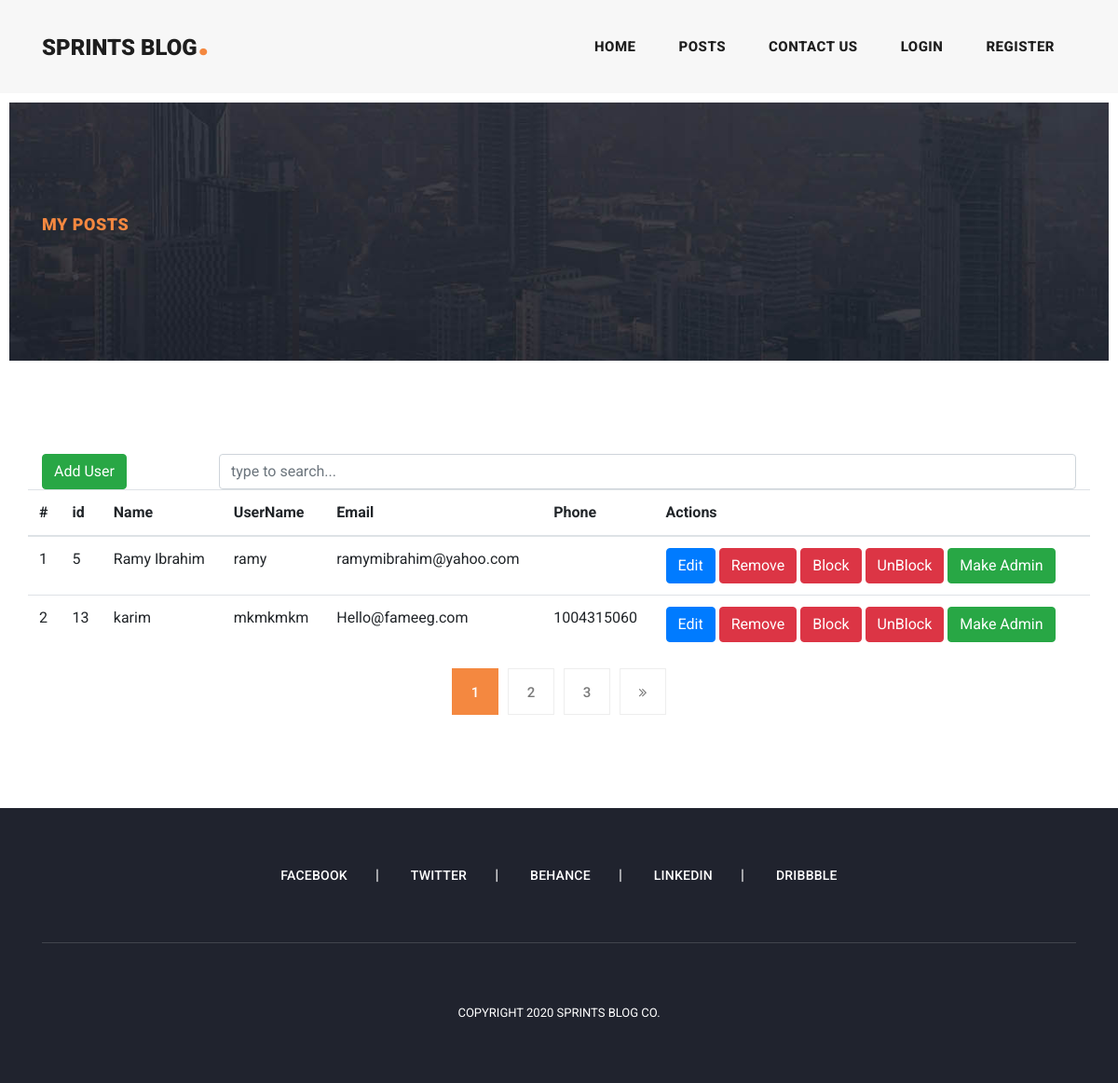
The app's page /admin/index.php with its own data.
### tables this page shows
CREATE TABLE `users` (
  `id` bigint(20) UNSIGNED NOT NULL,
  `name` varchar(500) NOT NULL,
  `username` varchar(255) NOT NULL,
  `password` varchar(255) NOT NULL,
  `email` varchar(255) NOT NULL,
  `phone` varchar(50) DEFAULT NULL,
  `type` tinyint(4) NOT NULL DEFAULT 0,
  `active` tinyint(1) NOT NULL DEFAULT 1
);

### logic/posts.php (called while the page is built, shortened)
<?php
require_once(BASE_PATH . '/dal/basic_dal.php');
function getUsers($page_size, $page = 1, $q = null, $order_field = "name", $order_by = "desc")
{
    $offset = ($page - 1) * $page_size;
    $sql = "SELECT id,name,username,email,phone FROM users ORDER BY $order_field $order_by limit $offset,$page_size ";
    $users =  getRows($sql);
    return $users;
}
function getUsersCount()
{
    $sql = "SELECT count(0)  FROM users";
    return  getRows($sql);
}

### dal/basic_dal.php (called while the page is built, shortened)
<?php
function getConnection()
{
    $conn = mysqli_connect('localhost', 'root', '', 'blog');
    mysqli_query($conn, "SET CHARACTER SET utf-8");
    return $conn;
}
function getRows($sql, $types = null, $vals = null)
{
    $results = [];
    $conn = getConnection();
    if ($conn) {
        if ($types && $vals) {
            $stmt = mysqli_prepare($conn, $sql);
            mysqli_stmt_bind_param($stmt, $types, ...$vals);
            mysqli_stmt_execute($stmt);
            $query = mysqli_stmt_get_result($stmt);
            mysqli_stmt_close($stmt);
        } else {
            $query = mysqli_query($conn, $sql);
        }
        while (($row = mysqli_fetch_assoc($query)) != null) {
            array_push($results, $row);
        }
    }
    return $results;
}

### admin/index.php (the view, shortened to what this page needs)
<?php
require_once(BASE_PATH . '/logic/posts.php');
require_once(BASE_PATH . '/layout/header.php');
$page = isset($_REQUEST['page']) ? $_REQUEST['page'] : 1;
$page_size = 2;
$order_field = isset($_REQUEST['order_field']) ? $_REQUEST['order_field'] : 'id';
$order_by = isset($_REQUEST['order_by']) ? $_REQUEST['order_by'] : 'asc';
$q = isset($_REQUEST['q']) ? $_REQUEST['q'] : '';
function getUrl($page, $q, $order_field, $order_by)
{
    return "index.php?page=$page&q=$q&order_field=$order_field&order_by=$order_by";
}
$users = getUsers($page_size,$page,$q,$order_field, $order_by);
$count = getUsersCount();
$page_count = ceil($count[0]['count(0)'] / $page_size);
?>
<div class="heading-page header-text">
    <section class="page-heading">
        <div class="container">
            <div class="row">
                <div class="col-lg-12">
                    <div class="text-content">
                        <h4>My Posts</h4>
                    </div>
                </div>
            </div>
        </div>
    </section>
</div>
<section class="blog-posts">
    <div class="container">
        <div class="row">
            <div class="col-lg-12">
                <div class="all-blog-posts">
                    <div class="row">
                        <div class="col-md-2"><a href="addUser.php" class="btn btn-success">Add User</a></div>
                        <div class="col-md-10">
                            <div class="sidebar-item search">
                                <form id="search_form" name="gs" method="GET" action="">
                                    <input type="text" class="form-control" value="<?= isset($_REQUEST['q']) ? $_REQUEST['q'] : '' ?>" name="q" class="searchText" placeholder="type to search..." autocomplete="on">
                                </form>
                            </div>
                        </div>
                        <table class="table">
                            <thead>
                                <tr>
                                    <th>#</th>
                                    <th>id</th>
                                    <th>Name</th>
                                    <th>UserName</th>
                                    <th>Email</th>
                                    <th>Phone</th>
                                    <th>Actions</th>
                                </tr>
                            </thead>
                            <tbody>
                                <?php
                                $i = ($page - 1) * $page_size + 1;
                                foreach ($users as $user) {
                                    echo "<tr>
                                    <td>$i</td>
                                    <td>{$user['id']}</td>
                                    <td>{$user['name']}</td>
                                    <td>{$user['username']}</td>
                                    <td>{$user['email']}</td>
                                    <td>{$user['phone']}</td>
                                    <td>
                                    <a href='editUser.php?id={$user['id']}' class='btn btn-primary'>Edit</a>
                                    <a onclick='return confirm(\"Are you sure you want to remove this user ? ?\")' href='removeuser.php?id={$user['id']}' class='btn btn-danger'>Remove</a>
                                    <a onclick='return confirm(\"Are you sure you want to block this user ? ?\")' href='blockuser.php?id={$user['id']}'  class='btn btn-danger'>Block</a>
                                    <a onclick='return confirm(\"Are you sure you want to unblock this user ? ?\")' href='unblockUser.php?id={$user['id']}'  class='btn btn-danger'>UnBlock</a>
                                    <a onclick='return confirm(\"Are you sure ?\")' href='makeAdmin.php?id={$user['id']}' class='btn btn-success'>Make Admin</a>
                                    </td>
                                    </tr>";
                                    $i++;
                                }
                                ?>
                            </tbody>
                        </table>
                    </div>
                    <div class="col-lg-12">
                        <ul class="page-numbers">
                            <?php
                            $nxtUrl = getUrl($page + 1, $q, $order_field, $order_by);
                            for ($i = 1; $i <= $page_count; $i++) {
                                $url = getUrl($i, $q, $order_field, $order_by);
                                echo "<li class=" . ($i == $page ? "active" : "") . "><a href='{$url}'>{$i}</a></li>";
                            }
                            if ($page < $page_count) echo "<li><a href='{$nxtUrl}'><i class='fa fa-angle-double-right'></i></a></li>";
                            ?>
                        </ul>
                    </div>
                </div>
            </div>
        </div>
    </div>
</section>
<?php require_once(BASE_PATH . '/layout/footer.php') ?>

### assets/css/templatemo-stand-blog.css (style rules this page uses)
body { font-family: 'Roboto', sans-serif; overflow-x: hidden; text-rendering: optimizeLegibility; -webkit-font-smoothing: antialiased; -moz-osx-font-smoothing: grayscale; }
a { text-decoration: none!important; }
ul { padding: 0; margin: 0; list-style: none; }
h1, h2, h3, h4, h5, h6 { margin: 0px; }
.heading-page { padding-top: 110px; }
.page-heading { margin: 0px 10px; padding: 120px 0px; text-align: left; background-position: center center; background-repeat: no-repeat; background-size: cover; background-image: url(../images/heading-bg.jpg); }
.page-heading .text-content h4 { color: #f48840; font-size: 18px; text-transform: uppercase; font-weight: 900; letter-spacing: 0.5px; margin-bottom: 15px; }
.blog-posts { margin-top: 100px; }
ul.page-numbers { text-align: center; }
ul.page-numbers li { display: inline-block; margin: 0px 5px; }
ul.page-numbers li a { width: 50px; height: 50px; display: inline-block; text-align: center; line-height: 50px; font-size: 15px; color: #7a7a7a; border: 1px solid #eee; font-weight: 500; transition: all 0.3s; }
ul.page-numbers li.active a { background-color: #f48840; border-color: #f48840; color: #fff; }

### records on screen
users: id "5", name "Ramy Ibrahim", username "ramy", email "ramymibrahim@yahoo.com"
users: id "13", name "karim", username "mkmkmkm", email "Hello@fameeg.com", phone "1004315060"
